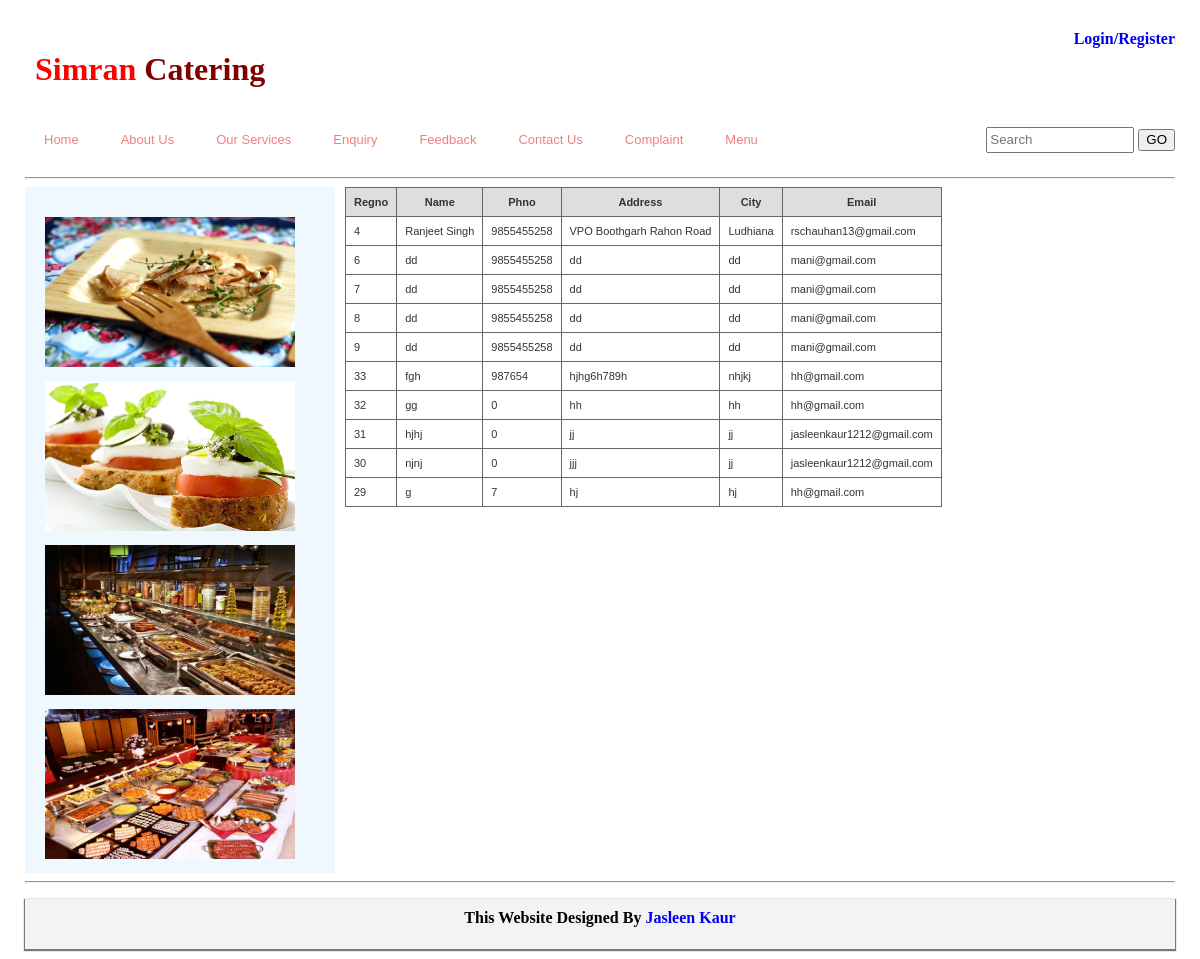
The page /Simran/register-ret.php on the database its author committed.
### tables this page shows
CREATE TABLE IF NOT EXISTS `register` (
  `regno` int(10) NOT NULL AUTO_INCREMENT,
  `name` varchar(30) NOT NULL,
  `phno` bigint(10) NOT NULL,
  `address` varchar(30) NOT NULL,
  `city` varchar(30) NOT NULL,
  `email` varchar(30) NOT NULL,
  PRIMARY KEY (`regno`)
);

### Simran/register-ret.php (the view, shortened to what this page needs)
<!Doctype html>
<html>
	<head>
		<link rel="stylesheet" href="style.css"type="text/css" media="screen"/>
	</head>
	<body>
		<div id="wrapper">
			<div id="container">
				<div id="header">
					<div id="logo">
						<h1><a href="#">Simran<span> Catering</span></a></h1>
					</div>
					<div id="login-register">
						<li><a href="register.php">Login/Register</a></li>
					</div>
				</div>
				<div id="navbar">
					<div id="menu">
						<ul>
							<li> <a href="index.php">Home</a><li>
							<li> <a href="about.php">About us</a><li>
							<li> <a href="services.php">Our Services</a><li>
							<li> <a href="enquiry.php">Enquiry</a><li>
							<li> <a href="feedback.php">Feedback</a><li>
							<li> <a href="contact.php">Contact us</a><li>
							<li> <a href="complaint.php">Complaint</a><li>
							<li> <a href="menu.php">Menu</a><li>
						</ul>
					</div>
					<div id="search">
						<form method="get" action="">
							<input type="text" name="s" class="dynamic" id="search-text" size="15" placeholder="Search" />
							<input type="submit" class="go" id="search-submit" value="GO" />
						</form>
					</div>
				</div>
				<div style="clear:both"> </div><hr>
				<div>
					<div id="sidebar">
						<li><img src="images/g5.jpg" alt="image1"/></li>
						<li><img src="images/g6.jpg" alt="image1"/></li>
						<li><img src="images/g7.jpg" alt="image1"/></li>
						<li><img src="images/g8.jpg" alt="image1"/></li>
					</div>
					<div id="body">
						<table class="gridtable">
						<tbody>
						<tr>
						<th>Regno</th>
						<th>Name</th>
						<th>Phno</th>
						<th>Address</th>
						<th>City</th>
						<th>Email</th>
						</tr>
						<?php
						$data=mysql_query("SELECT * FROM register");
						while($info=mysql_fetch_array($data))
						{
						?>
							<tr>
						<td><?php echo $info['regno']; ?></td>
						<td><?php echo $info['name']; ?></td>
						<td><?php echo $info['phno']; ?></td>
						<td><?php echo $info['address']; ?></td>
						<td><?php echo $info['city']; ?></td>
						<td><?php echo $info['email']; ?></td>
						</tr>
						<?php
						}
						?>
						</tbody>
						</table>
					</div>
				</div>
				<hr>
				<div id="footer">
					<p>This Website Designed By <a href="#">Jasleen Kaur</a></p>
				</div>
			</div>
		</div>
	</body>
</html>

### Simran/style.css (style rules this page uses)
#wrapper { background-color:#0000; }
#container { width:1150px; margin:10px auto; }
#header { width:1150px; height:75px; background-color:#fff; border-radius:2px; }
#logo { width:900px; float:left; }
#logo h1 { padding-left:10px; padding-top:20px; }
#logo h1 a { text-decoration:none; color:#ff0000; }
#logo h1 a span { color:#800000; }
#login-register { width:150px; float:right; padding-top:20px; text-align:right; }
#login-register li { list-style:none; }
#login-register a { text-decoration:none; font-weight:bold; }
#sidebar { width: 290px; text-decoration: none; background:#f0f8ff; float:left; padding-top:20px; padding-left:20px; }
#sidebar li { margin:10px auto; list-style: none; }
#sidebar img { width:250px; height:150px; }
#body { width:740px; padding-left:10px; float:left; }
#search form { float:right; margin:10px auto; padding-top:7px; }
input.dynamic { width: 140px; height:20px; transition: width 0.5s ease-in-out; }
.go { height:22px; }
#navbar { width:1150px; }
#menu { float:left; margin:10px auto; float:left; width:900px; background-color:#fff; }
#menu ul { margin:0px; padding: 0px 0px 0px 0px; list-style: none; line-height: normal; }
#menu li { padding-top:3px; padding-bottom:3px; margin:2px; display: block; float: left; }
#menu a { display: block; float: left; margin-right: 2px; margin-left: 2px; padding: 7px 15px 7px 15px; text-decoration: none; text-transform: capitalize; font-family: Arial, Helvetica, sans-serif; font-size: 13px; color: #f08080; }
#footer { width:1150px; height:50px; background-color:#f3f3f3; box-shadow:0 1px 1px 1px #777; }
#footer p { text-align:center; padding-top:10px; font-weight:bold; }
#footer a { text-decoration:none; }

### Simran/register-ret.php (style rules this page uses)
table.gridtable th { border-width: 1px; padding: 8px; border-style: solid; border-color: #666666; background-color: #dedede; }
table.gridtable td { border-width: 1px; padding: 8px; border-style: solid; border-color: #666666; background-color: #ffffff; }

### rows shown on the page
register: regno "4", name "Ranjeet Singh", phno "9855455258", address "VPO Boothgarh Rahon Road", city "Ludhiana", email "rschauhan13@gmail.com"
register: regno "6", name "dd", phno "9855455258", address "dd", city "dd", email "mani@gmail.com"
register: regno "7", name "dd", phno "9855455258", address "dd", city "dd", email "mani@gmail.com"
register: regno "8", name "dd", phno "9855455258", address "dd", city "dd", email "mani@gmail.com"
register: regno "9", name "dd", phno "9855455258", address "dd", city "dd", email "mani@gmail.com"
register: regno "33", name "fgh", phno "987654", address "hjhg6h789h", city "nhjkj", email "hh@gmail.com"
register: regno "32", name "gg", phno "0", address "hh", city "hh", email "hh@gmail.com"
register: regno "31", name "hjhj", phno "0", address "jj", city "jj", email "jasleenkaur1212@gmail.com"
register: regno "30", name "njnj", phno "0", address "jjj", city "jj", email "jasleenkaur1212@gmail.com"
register: regno "29", name "g", phno "7", address "hj", city "hj", email "hh@gmail.com"
